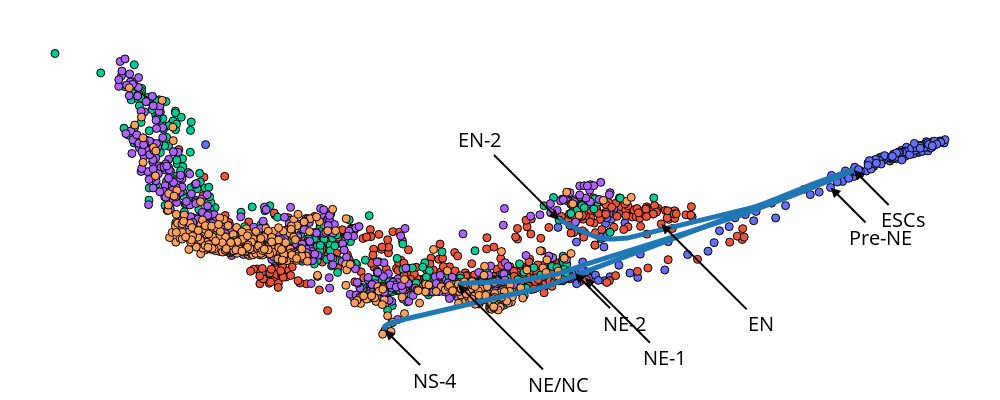

Source (notebook cell):
### Code cell
fig = scatter(z_proc, colors, s=8)
fig.update_traces(marker=dict(
    line=dict(
        color='black',
        width=1
    )
))
# fig = scatter(z0_proc, s=10, fig=fig)
# fig = scatter(z1_proc, s=10, fig=fig)
# fig = scatter(z_proc[cross_idx], s=10, fig=fig)
for i in range(len(cross_idx)):
    ax=50
    ay=50
    if cross_txt[i] == 'NE-1':
        ay = 80
        ax = 80
    if cross_txt[i] == 'EN-2':
        ax = -80
        ay = -80
    if cross_txt[i] in ['NE/NC','EN']:
        ax = 100
        ay = 100
    xx, yy = z_proc[cross_idx].T
    fig.add_annotation(
        x=xx[i],
        y=yy[i],
        text=cross_txt[i],
        showarrow=True,
        arrowhead=2,     # Choose the arrowhead style
        arrowsize=1,     # Adjust the size of the arrowhead
        arrowwidth=2,    # Adjust the width of the arrow
        ax=ax,           # Positive value to move arrow start point to the right
        ay=ay,           # Positive value to move arrow start point downward
        arrowcolor='black',  # Color of the arrow
        font=dict(size=20, color='black'), 
        xshift=0,  # Adjust the xshift value as needed
        yshift=0   # Adjust the yshift value as needed
    )

fig = trajectories(zhat_proc, s=5, fig=fig, title='', white_bkgrnd=True, ticks=False, figsize=(10,4))
fig.update_layout(
    title='',
    showlegend=False
)
fig.show()
fig.write_image("eb_geodesic.pdf", format='pdf')
